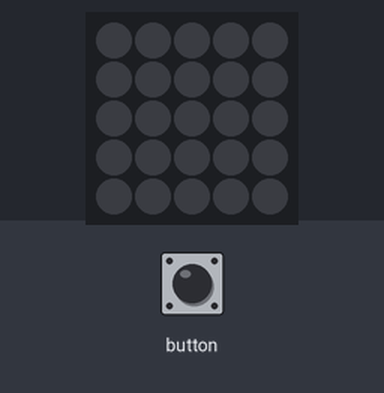
A sketch run on a simulated ESP32. Shown: 5×5 RGB LED matrix (first LED top left, wired row by row). The inputs (shaded band) are chosen by the test bench. Dim RGB values are drawn brighter than linear; what the sketch prints to the serial monitor is not drawn.

Above: at 1.2 s.
1.3 s: button pressed for 0.15 s
At 1.49 s:
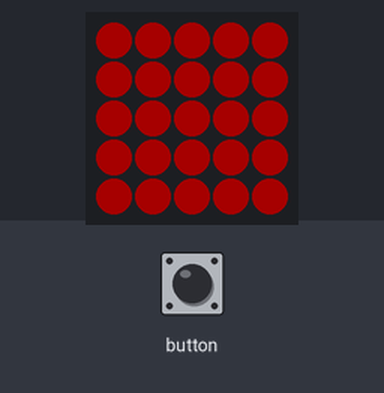
2.0 s: button pressed for 1 s
At 2.51 s:
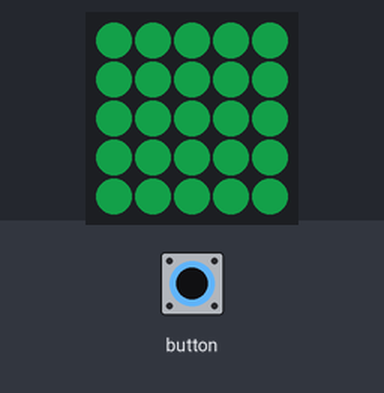
3.6 s: button set LOW
Timing chart, 0 to 6.5 s (numbered marks = the images above; inputs shaded):
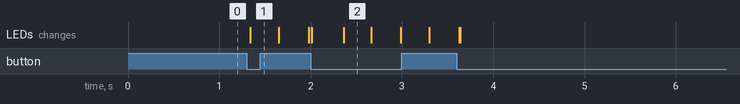

The sketch:

Task_4_skeleton.ino
```cpp
#include "M5Atom.h"

int oldX, oldY;
bool Delay();

void setup() {
  M5.begin(true, false, true);
  M5.IMU.Init();
  Serial.begin(115200);
  oldX = -1;
  oldY = -1;
  Serial.println("Initializing M5Stack Atom Matrix");
}

CRGB colors[] = {
  0xfe0000, // red
  0x1ED35E, // green
  0xff0000 // red
};

float accX, accY, accZ;
int time_blink = 300;
int x, y, p;
int count = 0;
bool Blink = 0;

void loop() {

  //checking for button being pressed
  if (M5.Btn.wasPressed()) {

    //increase count but only 4 options available
    count++;
    Serial.println("Button was pressed");
  }

  // checking how many time the button was pressed
  switch (count) {

    // (i) all LEDs off
    case 0:
      M5.dis.clear();
      break;

    // (ii) Manual Rear strobe (RED): LEDs strobe at a predetermined interval
    case 1:

      // red
      p = 0;
      Blink  = 1;
      for (x = 0; x < 5; x++) {
        for (y = 0; y < 5; y++) {
          M5.dis.drawpix(x, y, colors[p]);
        }
      }
      break;

    case 2:
      // red
      p = 1;
      Blink  = 1;
      for (x = 0; x < 5; x++) {
        for (y = 0; y < 5; y++) {
          M5.dis.drawpix(x, y, colors[p]);
        }
      }
      break;


    case 3:
    // Set LEDs for blinking red
      p = 1;
      Blink  = 1;
      for (x = 0; x < 5; x++) {
        for (y = 0; y < 5; y++) {
          M5.dis.drawpix(x, y, colors[p]);
        }
      }
    break;


    //count exceeded possible click options
    default:
      count = 0;
  }

  Serial.println(count);

  if (Blink) {
    if(Delay(time_blink)){
      count++;
      }
    M5.dis.clear();
    if(Delay(time_blink - 200)){
      count++;
      }
    Blink = 0;
  }
  else {
    M5.dis.clear();
  }

  M5.update();
  if(Delay(200)){
    count++;
    }
}


bool Delay(int num) {
  bool check_pressed = 0;
  int time_passed = 0;

  while (check_pressed != 1 && time_passed < num) {
    if (M5.Btn.wasPressed()) {
      check_pressed = 1;

    }
    delay(10);
    time_passed = time_passed + 10;
    Serial.println("This is the time passed so far");
    Serial.println(time_passed);
    Serial.println("This is the check");
    Serial.println(check_pressed);
    M5.update();
  }
  return check_pressed;
}
```

Measured:
- after the input at 1.3 s, the LEDs: change at once (image 1)
